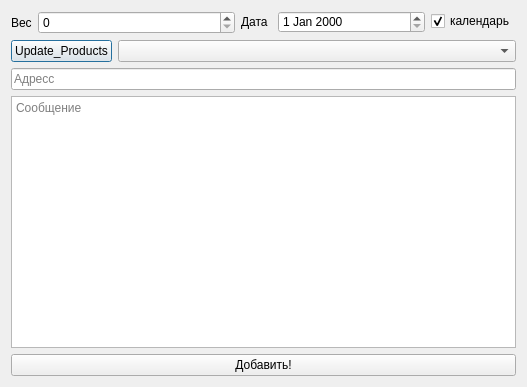
<?xml version="1.0" encoding="UTF-8"?>
<ui version="4.0">
 <class>Dialogaddpreorder</class>
 <widget class="QDialog" name="Dialogaddpreorder">
  <property name="geometry">
   <rect>
    <x>0</x>
    <y>0</y>
    <width>527</width>
    <height>387</height>
   </rect>
  </property>
  <property name="windowTitle">
   <string>Dialog</string>
  </property>
  <layout class="QGridLayout" name="gridLayout">
   <item row="0" column="0">
    <layout class="QHBoxLayout" name="horizontalLayout">
     <item>
      <layout class="QFormLayout" name="formLayout_2">
       <item row="0" column="0">
        <widget class="QLabel" name="label_3">
         <property name="text">
          <string>Вес</string>
         </property>
        </widget>
       </item>
       <item row="0" column="1">
        <widget class="QSpinBox" name="spinBox_Weight">
         <property name="maximum">
          <number>1000</number>
         </property>
        </widget>
       </item>
      </layout>
     </item>
     <item>
      <layout class="QFormLayout" name="formLayout_3">
       <item row="0" column="0">
        <widget class="QLabel" name="label">
         <property name="minimumSize">
          <size>
           <width>31</width>
           <height>0</height>
          </size>
         </property>
         <property name="maximumSize">
          <size>
           <width>31</width>
           <height>22</height>
          </size>
         </property>
         <property name="text">
          <string>Дата</string>
         </property>
        </widget>
       </item>
       <item row="0" column="1">
        <layout class="QFormLayout" name="formLayout">
         <item row="0" column="0">
          <widget class="QDateEdit" name="dateEdit">
           <property name="minimumSize">
            <size>
             <width>147</width>
             <height>22</height>
            </size>
           </property>
           <property name="maximumSize">
            <size>
             <width>147</width>
             <height>22</height>
            </size>
           </property>
          </widget>
         </item>
         <item row="0" column="1">
          <widget class="QCheckBox" name="checkBox_Calendar">
           <property name="text">
            <string>календарь</string>
           </property>
           <property name="checked">
            <bool>true</bool>
           </property>
          </widget>
         </item>
        </layout>
       </item>
      </layout>
     </item>
    </layout>
   </item>
   <item row="1" column="0">
    <layout class="QFormLayout" name="formLayout_4">
     <item row="0" column="0">
      <widget class="QPushButton" name="pushButton_UpdateProducts">
       <property name="text">
        <string>Update_Products</string>
       </property>
      </widget>
     </item>
     <item row="0" column="1">
      <widget class="QComboBox" name="comboBox_NameProducts"/>
     </item>
    </layout>
   </item>
   <item row="2" column="0">
    <widget class="QLineEdit" name="lineEdit_Address">
     <property name="placeholderText">
      <string>Адресс</string>
     </property>
    </widget>
   </item>
   <item row="3" column="0">
    <widget class="QTextEdit" name="textEdit">
     <property name="placeholderText">
      <string>Сообщение</string>
     </property>
    </widget>
   </item>
   <item row="4" column="0">
    <widget class="QPushButton" name="pushButton_AddPreorder">
     <property name="text">
      <string>Добавить!</string>
     </property>
    </widget>
   </item>
  </layout>
 </widget>
 <resources/>
 <connections/>
</ui>
